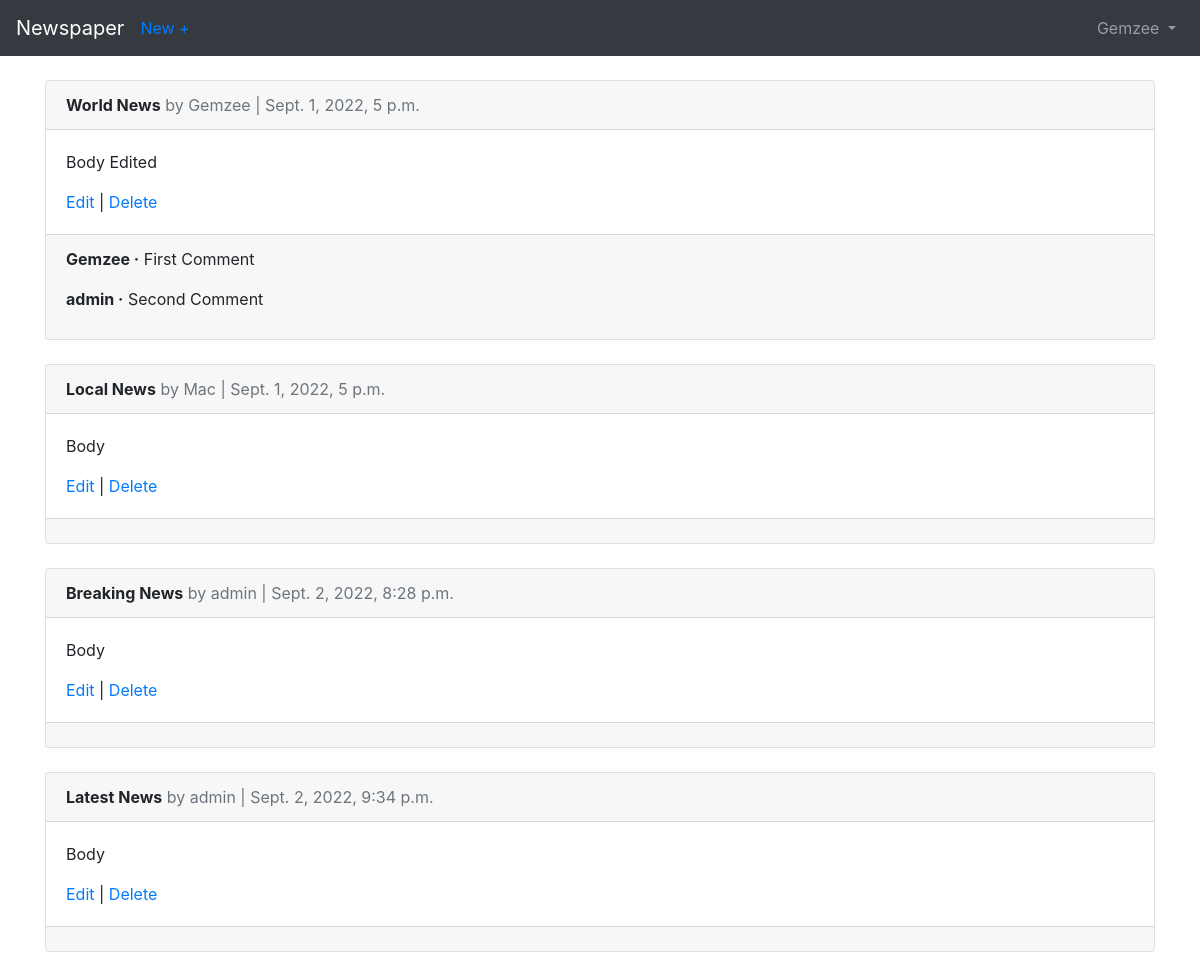
Screenshot of /articles/ (signed in) with the database file from the repository.
### users/models.py (models this page shows)
class CustomUser(AbstractUser):
    age = models.PositiveIntegerField(null=True, blank=True)

### articles/models.py (models this page shows, shortened)
class Article(models.Model):
    title = models.CharField(max_length=255)
    body = models.TextField()
    date = models.DateTimeField(auto_now_add=True)
    author = models.ForeignKey(get_user_model(), on_delete=models.CASCADE,)

class Comment(models.Model):
    article = models.ForeignKey(Article, on_delete=models.CASCADE, related_name='comments')
    comments = models.CharField(max_length=150)
    author = models.ForeignKey(get_user_model(), on_delete=models.CASCADE)
    def __str__(self):
        return self.comments

### articles/views.py (the view)
# urls.py: path('', ArticleListView.as_view(), name='article_list'),
class ArticleListView(LoginRequiredMixin, ListView):
    model = Article
    template_name = 'article_list.html'
    login_url = 'login'

### templates/article_list.html (shortened to what this page needs)
{% extends 'base.html' %}
{% block content %}
    {% for article in object_list %}
        <div class='card'>
            <div class='card-header'>
                <span class="font-weight-bold">{{ article.title }}</span>
                <span class="text-muted">by {{ article.author }} | {{ article.date }}</span>
            </div>
            <div class='card-body'>
                <p>{{ article.body }}</p>
                <a href="{% url 'article_edit' article.pk %}">Edit</a> | <a href="{% url 'article_delete' article.pk %}">Delete</a>
            </div>
            <div class='card-footer'>
                {% for comment in article.comments.all %}
                    <p>
                        <span class="font-weight-bold">{{ comment.author }} &middot;</span>
                        {{ comment }}
                    </p>
                {% endfor %}
            </div>
        </div>
    {% endfor %}
{% endblock content %}

### templates/base.html (shortened to what this page needs)
<!doctype html>
<html lang="en">
    <head>
        <link rel="stylesheet" href="https://cdn.jsdelivr.net/npm/bootstrap@4.6.2/dist/css/bootstrap.min.css">
    </head>
    <body>
        <nav class="navbar navbar-expand-md navbar-dark bg-dark mb-4">
            <a class="navbar-brand" href="{% url 'home' %}">Newspaper</a>
            {% if user.is_authenticated %}
                <ul class='navbar-nav mr-auto'>
                    <li><a href="{% url 'article_new' %}">New +</a></li>
                </ul>
            {% endif %}
            <div class="collapse navbar-collapse" id="navbarCollapse">
                {% if user.is_authenticated %}
                    <ul class="navbar-nav ml-auto">
                        <li class="nav-item">
                            <a class="nav-link dropdown-toggle" href="#" id="userMenu" data-toggle="dropdown" aria-haspopup="true" aria-expanded="false">
                            {{ user.username }}
                            </a>
                        </li>
                    </ul>
                {% else %}
                    <form class="form-inline ml-auto">
                        <a href="{% url 'login' %}" class="btn btn-outline-secondary">Log In</a>
                        <a href="{% url 'signup' %}" class="btn btn-primary ml-2">Sign up</a>
                     </form>
                {% endif %}
            </div>
        </nav>
        <div class="container">
            {% block content %}
            {% endblock content %}
        </div>
    </body>
</html>

### rows the page displays
CustomUser: username "Gemzee"
Article: title "World News", author "Gemzee", date "Sept. 1, 2022, 5 p.m.", body "Body Edited"
Comment: author "Gemzee", comments "First Comment"
Comment: author "admin", comments "Second Comment"
Article: title "Local News", author "Mac", date "Sept. 1, 2022, 5 p.m.", body "Body"
Article: title "Breaking News", author "admin", date "Sept. 2, 2022, 8:28 p.m.", body "Body"
Article: title "Latest News", author "admin", date "Sept. 2, 2022, 9:34 p.m.", body "Body"
